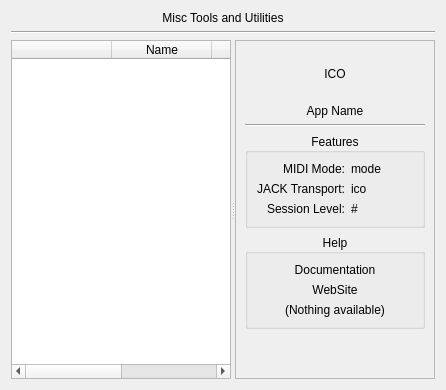
     <widget class="QWidget" name="tool">
      <attribute name="title">
       <string>Tool</string>
      </attribute>
      <layout class="QVBoxLayout" name="verticalLayout_19">
       <item>
        <widget class="QLabel" name="label_31">
         <property name="maximumSize">
          <size>
           <width>16777215</width>
           <height>16</height>
          </size>
         </property>
         <property name="text">
          <string>Misc Tools and Utilities</string>
         </property>
         <property name="alignment">
          <set>Qt::AlignCenter</set>
         </property>
        </widget>
       </item>
       <item>
        <widget class="Line" name="line_11">
         <property name="orientation">
          <enum>Qt::Horizontal</enum>
         </property>
        </widget>
       </item>
       <item>
        <widget class="QSplitter" name="splitter_Tool">
         <property name="orientation">
          <enum>Qt::Horizontal</enum>
         </property>
         <widget class="QTableWidget" name="listTool">
          <property name="contextMenuPolicy">
           <enum>Qt::CustomContextMenu</enum>
          </property>
          <property name="editTriggers">
           <set>QAbstractItemView::NoEditTriggers</set>
          </property>
          <property name="alternatingRowColors">
           <bool>true</bool>
          </property>
          <property name="selectionMode">
           <enum>QAbstractItemView::SingleSelection</enum>
          </property>
          <property name="selectionBehavior">
           <enum>QAbstractItemView::SelectRows</enum>
          </property>
          <property name="sortingEnabled">
           <bool>true</bool>
          </property>
          <attribute name="horizontalHeaderStretchLastSection">
           <bool>true</bool>
          </attribute>
          <attribute name="verticalHeaderVisible">
           <bool>false</bool>
          </attribute>
          <attribute name="verticalHeaderDefaultSectionSize">
           <number>22</number>
          </attribute>
          <column>
           <property name="text">
            <string/>
           </property>
          </column>
          <column>
           <property name="text">
            <string>Name</string>
           </property>
          </column>
          <column>
           <property name="text">
            <string>Type</string>
           </property>
          </column>
          <column>
           <property name="text">
            <string>Template?</string>
           </property>
          </column>
         </widget>
         <widget class="QFrame" name="frame_Tool">
          <property name="minimumSize">
           <size>
            <width>200</width>
            <height>0</height>
           </size>
          </property>
          <property name="frameShape">
           <enum>QFrame::StyledPanel</enum>
          </property>
          <property name="frameShadow">
           <enum>QFrame::Raised</enum>
          </property>
          <layout class="QVBoxLayout" name="verticalLayout_9">
           <item>
            <widget class="QLabel" name="ico_app_tool">
             <property name="minimumSize">
              <size>
               <width>0</width>
               <height>48</height>
              </size>
             </property>
             <property name="maximumSize">
              <size>
               <width>16777215</width>
               <height>48</height>
              </size>
             </property>
             <property name="text">
              <string>ICO</string>
             </property>
             <property name="alignment">
              <set>Qt::AlignCenter</set>
             </property>
            </widget>
           </item>
           <item>
            <widget class="QLabel" name="label_name_tool">
             <property name="text">
              <string>App Name</string>
             </property>
             <property name="alignment">
              <set>Qt::AlignCenter</set>
             </property>
            </widget>
           </item>
           <item>
            <widget class="Line" name="line_10">
             <property name="orientation">
              <enum>Qt::Horizontal</enum>
             </property>
            </widget>
           </item>
           <item>
            <widget class="QGroupBox" name="group_features_tool">
             <property name="title">
              <string>Features</string>
             </property>
             <property name="alignment">
              <set>Qt::AlignCenter</set>
             </property>
             <layout class="QGridLayout" name="gridLayout_13">
              <item row="0" column="0">
               <widget class="QLabel" name="label_34">
                <property name="text">
                 <string>MIDI Mode:</string>
                </property>
                <property name="alignment">
                 <set>Qt::AlignRight|Qt::AlignTrailing|Qt::AlignVCenter</set>
                </property>
               </widget>
              </item>
              <item row="0" column="1">
               <widget class="QLabel" name="label_midi_mode_tool">
                <property name="text">
                 <string>mode</string>
                </property>
               </widget>
              </item>
              <item row="2" column="0">
               <widget class="QLabel" name="label_35">
                <property name="text">
                 <string>Session Level:</string>
                </property>
                <property name="alignment">
                 <set>Qt::AlignRight|Qt::AlignTrailing|Qt::AlignVCenter</set>
                </property>
               </widget>
              </item>
              <item row="2" column="1">
               <widget class="QLabel" name="label_session_level_tool">
                <property name="text">
                 <string>#</string>
                </property>
               </widget>
              </item>
              <item row="1" column="0">
               <widget class="QLabel" name="label_23">
                <property name="text">
                 <string>JACK Transport:</string>
                </property>
                <property name="alignment">
                 <set>Qt::AlignRight|Qt::AlignTrailing|Qt::AlignVCenter</set>
                </property>
               </widget>
              </item>
              <item row="1" column="1">
               <widget class="QLabel" name="ico_jack_transport_tool">
                <property name="text">
                 <string>ico</string>
                </property>
               </widget>
              </item>
             </layout>
            </widget>
           </item>
           <item>
            <widget class="QGroupBox" name="group_help_tool">
             <property name="title">
              <string>Help</string>
             </property>
             <property name="alignment">
              <set>Qt::AlignCenter</set>
             </property>
             <layout class="QVBoxLayout" name="verticalLayout_10">
              <item>
               <widget class="QLabel" name="url_documentation_tool">
                <property name="text">
                 <string>Documentation</string>
                </property>
                <property name="alignment">
                 <set>Qt::AlignCenter</set>
                </property>
                <property name="openExternalLinks">
                 <bool>true</bool>
                </property>
               </widget>
              </item>
              <item>
               <widget class="QLabel" name="url_website_tool">
                <property name="text">
                 <string>WebSite</string>
                </property>
                <property name="alignment">
                 <set>Qt::AlignCenter</set>
                </property>
                <property name="openExternalLinks">
                 <bool>true</bool>
                </property>
               </widget>
              </item>
              <item>
               <widget class="QLabel" name="label_no_help_tool">
                <property name="text">
                 <string>(Nothing available)</string>
                </property>
                <property name="alignment">
                 <set>Qt::AlignCenter</set>
                </property>
               </widget>
              </item>
             </layout>
            </widget>
           </item>
           <item>
            <spacer name="verticalSpacer_6">
             <property name="orientation">
              <enum>Qt::Vertical</enum>
             </property>
             <property name="sizeHint" stdset="0">
              <size>
               <width>20</width>
               <height>40</height>
              </size>
             </property>
            </spacer>
           </item>
          </layout>
         </widget>
        </widget>
       </item>
      </layout>
     </widget>
